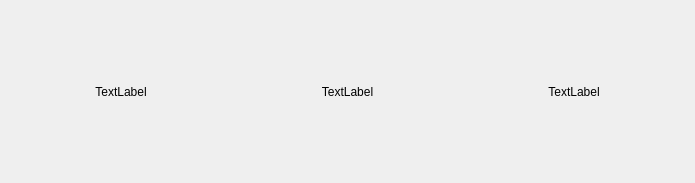
<?xml version="1.0" encoding="UTF-8"?>
<ui version="4.0">
 <class>Player</class>
 <widget class="QWidget" name="Player">
  <property name="geometry">
   <rect>
    <x>0</x>
    <y>0</y>
    <width>695</width>
    <height>183</height>
   </rect>
  </property>
  <property name="sizePolicy">
   <sizepolicy hsizetype="Preferred" vsizetype="Fixed">
    <horstretch>0</horstretch>
    <verstretch>0</verstretch>
   </sizepolicy>
  </property>
  <property name="windowTitle">
   <string>Form</string>
  </property>
  <layout class="QHBoxLayout" name="horizontalLayout">
   <item>
    <widget class="QLabel" name="label">
     <property name="text">
      <string>TextLabel</string>
     </property>
     <property name="alignment">
      <set>Qt::AlignCenter</set>
     </property>
    </widget>
   </item>
   <item>
    <widget class="QLabel" name="label_2">
     <property name="text">
      <string>TextLabel</string>
     </property>
     <property name="alignment">
      <set>Qt::AlignCenter</set>
     </property>
    </widget>
   </item>
   <item>
    <widget class="QLabel" name="label_3">
     <property name="text">
      <string>TextLabel</string>
     </property>
     <property name="alignment">
      <set>Qt::AlignCenter</set>
     </property>
    </widget>
   </item>
  </layout>
 </widget>
 <resources/>
 <connections/>
</ui>
